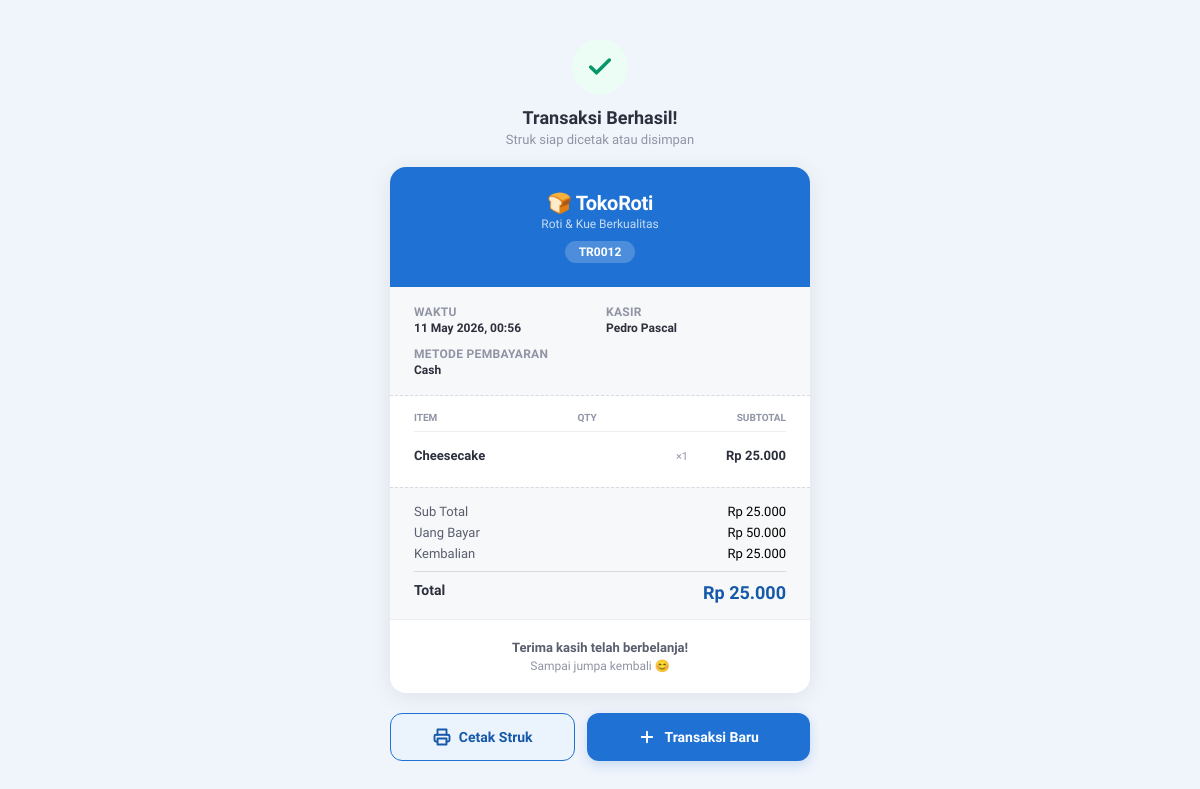
The app's page /struk.php?id=TR0012 (signed in) with its own data.
### tables this page shows
CREATE TABLE `transaksi` (
  `id_transaksi` varchar(10) NOT NULL,
  `waktu_transaksi` datetime NOT NULL,
  `total_bayar` int NOT NULL,
  `uang_bayar` int DEFAULT '0',
  `kembalian` int DEFAULT '0',
  `metode_bayar` varchar(20) DEFAULT 'Cash',
  `status` varchar(20) DEFAULT 'Selesai',
  `id_karyawan` varchar(10) NOT NULL
);

CREATE TABLE `karyawan` (
  `id_karyawan` varchar(10) NOT NULL,
  `nama_karyawan` varchar(50) NOT NULL,
  `jabatan` varchar(50) NOT NULL,
  `username` varchar(50) NOT NULL,
  `password` varchar(255) NOT NULL,
  `is_active` tinyint(1) DEFAULT '1'
);

### public/struk.php (the view, shortened to what this page needs)
<?php
require_once '../config/database.php';
$id = $_GET['id'] ?? '';
$stmt = $conn->prepare(
    "SELECT t.*, k.nama_karyawan
     FROM transaksi t
     JOIN karyawan k ON t.id_karyawan = k.id_karyawan
     WHERE t.id_transaksi = :id"
);
$stmt->execute([':id' => $id]);
$transaksi = $stmt->fetch(PDO::FETCH_ASSOC);
$stmtDetail = $conn->prepare("SELECT * FROM detailstruk WHERE id_transaksi = :id");
$stmtDetail->execute([':id' => $id]);
$items = $stmtDetail->fetchAll(PDO::FETCH_ASSOC);
?>
<!DOCTYPE html>
<html lang="id">
<head>
</head>
<body>
<div class="struk-wrap">
    <div class="page-header no-print">
        <div class="sukses-icon">
            <svg viewBox="0 0 24 24" fill="none" stroke="currentColor" stroke-width="3" stroke-linecap="round" stroke-linejoin="round">
                <polyline points="20 6 9 17 4 12"></polyline>
            </svg>
        </div>
        <h1>Transaksi Berhasil!</h1>
        <p>Struk siap dicetak atau disimpan</p>
    </div>
    <div class="struk-card">
        <div class="struk-header">
            <div class="toko-nama">🍞 TokoRoti</div>
            <div class="toko-tagline">Roti & Kue Berkualitas</div>
            <div class="struk-id"><?= htmlspecialchars($transaksi['id_transaksi']) ?></div>
        </div>
        <div class="struk-info">
            <div class="info-item">
                <div class="info-label">Waktu</div>
                <div class="info-val"><?= date('d M Y, H:i', strtotime($transaksi['waktu_transaksi'])) ?></div>
            </div>
            <div class="info-item">
                <div class="info-label">Kasir</div>
                <div class="info-val"><?= htmlspecialchars($transaksi['nama_karyawan']) ?></div>
            </div>
            <div class="info-item" style="grid-column: span 2;">
                <div class="info-label">Metode Pembayaran</div>
                <div class="info-val"><?= htmlspecialchars($transaksi['metode_bayar']) ?></div>
            </div>
        </div>
        <div class="struk-items">
            <div class="item-header">
                <span>Item</span>
                <span>Qty</span>
                <span>Subtotal</span>
            </div>
            <?php foreach ($items as $item): ?>
            <div class="struk-item-row">
                <span class="item-nama"><?= htmlspecialchars($item['nama_menu']) ?></span>
                <span class="item-qty">×<?= $item['jumlah'] ?></span>
                <span class="item-sub">Rp <?= number_format($item['subtotal'], 0, ',', '.') ?></span>
            </div>
            <?php endforeach; ?>
        </div>
        <div class="struk-summary">
            <div class="summary-row">
                <span>Sub Total</span>
                <span>Rp <?= number_format($transaksi['total_bayar'], 0, ',', '.') ?></span>
            </div>
            <?php if ($transaksi['metode_bayar'] === 'Cash'): ?>
            <div class="summary-row">
                <span>Uang Bayar</span>
                <span>Rp <?= number_format($transaksi['uang_bayar'], 0, ',', '.') ?></span>
            </div>
            <div class="summary-row">
                <span>Kembalian</span>
                <span>Rp <?= number_format($transaksi['kembalian'], 0, ',', '.') ?></span>
            </div>
            <?php endif; ?>
            <div class="summary-row total">
                <span>Total</span>
                <span>Rp <?= number_format($transaksi['total_bayar'], 0, ',', '.') ?></span>
            </div>
        </div>
        <div class="struk-footer">
            <strong>Terima kasih telah berbelanja!</strong>
            Sampai jumpa kembali 😊
        </div>
    </div>
    <div class="struk-actions no-print">
        <button onclick="window.print()" class="btn-cetak">
            <svg viewBox="0 0 24 24" fill="none" stroke="currentColor" stroke-width="2.5" stroke-linecap="round" stroke-linejoin="round">
                <polyline points="6 9 6 2 18 2 18 9"/>
                <path d="M6 18H4a2 2 0 01-2-2v-5a2 2 0 012-2h16a2 2 0 012 2v5a2 2 0 01-2 2h-2"/>
                <rect x="6" y="14" width="12" height="8"/>
            </svg>
            Cetak Struk
        </button>
        <a href="kasir.php" class="btn-baru">
            <svg viewBox="0 0 24 24" fill="none" stroke="currentColor" stroke-width="2.5" stroke-linecap="round" stroke-linejoin="round">
                <path d="M12 5v14M5 12h14"/>
            </svg>
            Transaksi Baru
        </a>
    </div>
</div>
</body>
</html>

### public/struk.php (style rules this page uses)
:root { --blue-50: #EBF3FD; --blue-500: #1F72D3; --blue-600: #1559A8; --gray-50: #F7F8FA; --gray-100: #EDEEF2; --gray-200: #D8DAE2; --gray-400: #9094A4; --gray-600: #5A5E6E; --gray-800: #2C2F3C; --white: #FFFFFF; --green-50: #ECFDF5; --green-600:#059669; --font: 'Plus Jakarta Sans', sans-serif; }
* { box-sizing: border-box; margin: 0; padding: 0; }
body { font-family: var(--font); background: #F0F4FB; min-height: 100vh; display: flex; flex-direction: column; align-items: center; justify-content: center; padding: 32px 16px; }
.struk-wrap { width: 100%; max-width: 420px; display: flex; flex-direction: column; gap: 20px; }
.page-header { text-align: center; }
.page-header .sukses-icon { width: 56px; height: 56px; background: var(--green-50); border-radius: 50%; display: flex; align-items: center; justify-content: center; margin: 0 auto 12px; }
.page-header .sukses-icon svg { width: 28px; height: 28px; color: var(--green-600); }
.page-header h1 { font-size: 18px; font-weight: 800; color: var(--gray-800); }
.page-header p { font-size: 13px; color: var(--gray-400); margin-top: 4px; }
.struk-card { background: var(--white); border-radius: 16px; overflow: hidden; box-shadow: 0 4px 24px rgba(0,0,0,.08); }
.struk-header { background: var(--blue-500); padding: 24px; text-align: center; color: white; }
.struk-header .toko-nama { font-size: 20px; font-weight: 800; letter-spacing: -.3px; }
.struk-header .toko-tagline { font-size: 12px; opacity: .75; margin-top: 2px; }
.struk-header .struk-id { display: inline-block; margin-top: 10px; background: rgba(255,255,255,.2); border-radius: 100px; padding: 4px 14px; font-size: 12px; font-weight: 700; }
.struk-info { padding: 18px 24px; background: var(--gray-50); border-bottom: 1px dashed var(--gray-200); display: grid; grid-template-columns: 1fr 1fr; gap: 12px; }
.info-item { font-size: 12px; }
.info-label { color: var(--gray-400); font-weight: 600; text-transform: uppercase; letter-spacing: .3px; margin-bottom: 2px; }
.info-val { color: var(--gray-800); font-weight: 700; }
.struk-items { padding: 16px 24px; }
.item-header { display: flex; justify-content: space-between; font-size: 10px; font-weight: 700; text-transform: uppercase; color: var(--gray-400); padding-bottom: 8px; border-bottom: 1px solid var(--gray-100); margin-bottom: 8px; }
.struk-item-row { display: flex; align-items: baseline; gap: 8px; padding: 8px 0; border-bottom: 1px dashed var(--gray-100); }
.struk-item-row:last-child { border-bottom: none; }
.item-nama { flex: 1; font-size: 13px; font-weight: 600; color: var(--gray-800); }
.item-qty { font-size: 11px; color: var(--gray-400); min-width: 32px; text-align: center; }
.item-sub { font-size: 13px; font-weight: 700; color: var(--gray-800); text-align: right; min-width: 80px; }
.struk-summary { padding: 16px 24px; background: var(--gray-50); border-top: 1px dashed var(--gray-200); display: flex; flex-direction: column; gap: 6px; }
.summary-row { display: flex; justify-content: space-between; font-size: 13px; }
.summary-row span:first-child { color: var(--gray-600); }
.summary-row.total { padding-top: 10px; border-top: 1.5px solid var(--gray-200); margin-top: 4px; }
.summary-row.total span:first-child { font-size: 14px; font-weight: 700; color: var(--gray-800); }
.summary-row.total span:last-child { font-size: 18px; font-weight: 800; color: var(--blue-600); }
.struk-footer { padding: 20px; text-align: center; font-size: 12px; color: var(--gray-400); border-top: 1px solid var(--gray-100); }
.struk-footer strong { display: block; font-size: 13px; color: var(--gray-600); margin-bottom: 4px; }
.struk-actions { display: grid; grid-template-columns: 1fr 1.2fr; gap: 12px; }
.btn-cetak { padding: 14px; border-radius: 12px; border: 1.5px solid var(--blue-500); background: var(--blue-50); color: var(--blue-600); font-family: var(--font); font-size: 14px; font-weight: 700; cursor: pointer; display: flex; align-items: center; justify-content: center; gap: 8px; transition: all .2s; }
.btn-baru { padding: 14px; border-radius: 12px; border: none; background: var(--blue-500); color: white; font-family: var(--font); font-size: 14px; font-weight: 700; cursor: pointer; text-decoration: none; display: flex; align-items: center; justify-content: center; gap: 8px; box-shadow: 0 4px 12px rgba(31,114,211,0.2); }
.btn-cetak svg, .btn-baru svg { width: 18px; height: 18px; }

### records on screen
transaksi: id_transaksi "TR0012", waktu_transaksi "11 May 2026, 00:56", id_karyawan.nama_karyawan "Pedro Pascal", metode_bayar "Cash", total_bayar "25.000", uang_bayar "50.000", kembalian "25.000"

### other values on screen
$item['nama_menu'] "Cheesecake"
$item['jumlah'] "1"
$item['subtotal'] "25.000"
